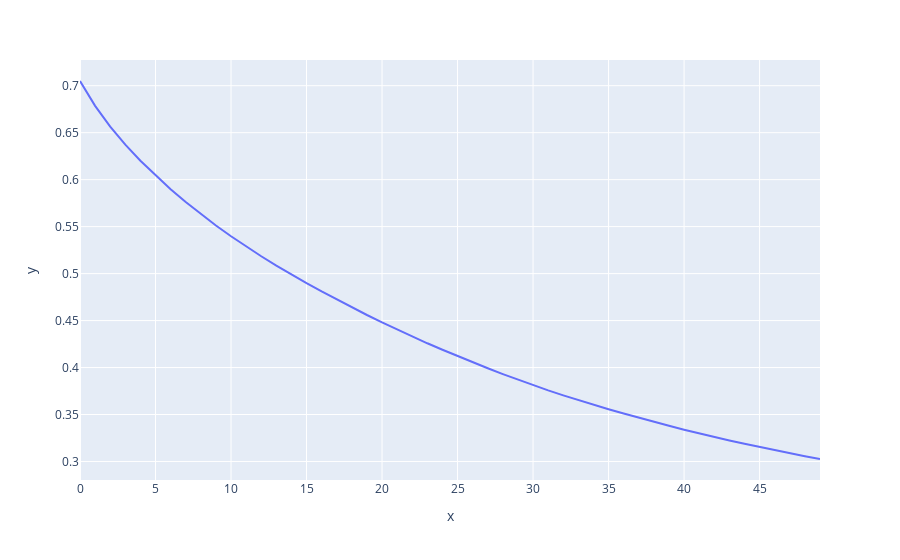
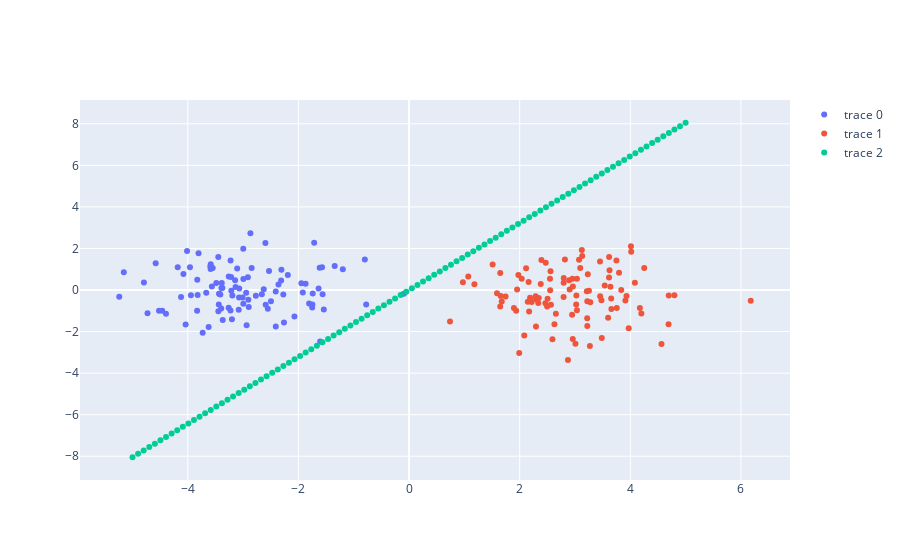

The code cell stored with these charts, in order, in its notebook:
### Markdown cell above
# Delta rule learning

### Code cell
w = np.random.uniform(0,1,(2,1))
epoch = 50
eta = 1e-4
mae = delta_learning(features, targets, w, epoch, eta)
plot_boundary(fig, w.T)
mae_fig = ex.line(x=np.arange(len(mae)), y=mae)
mae_fig.show()
fig.show()
